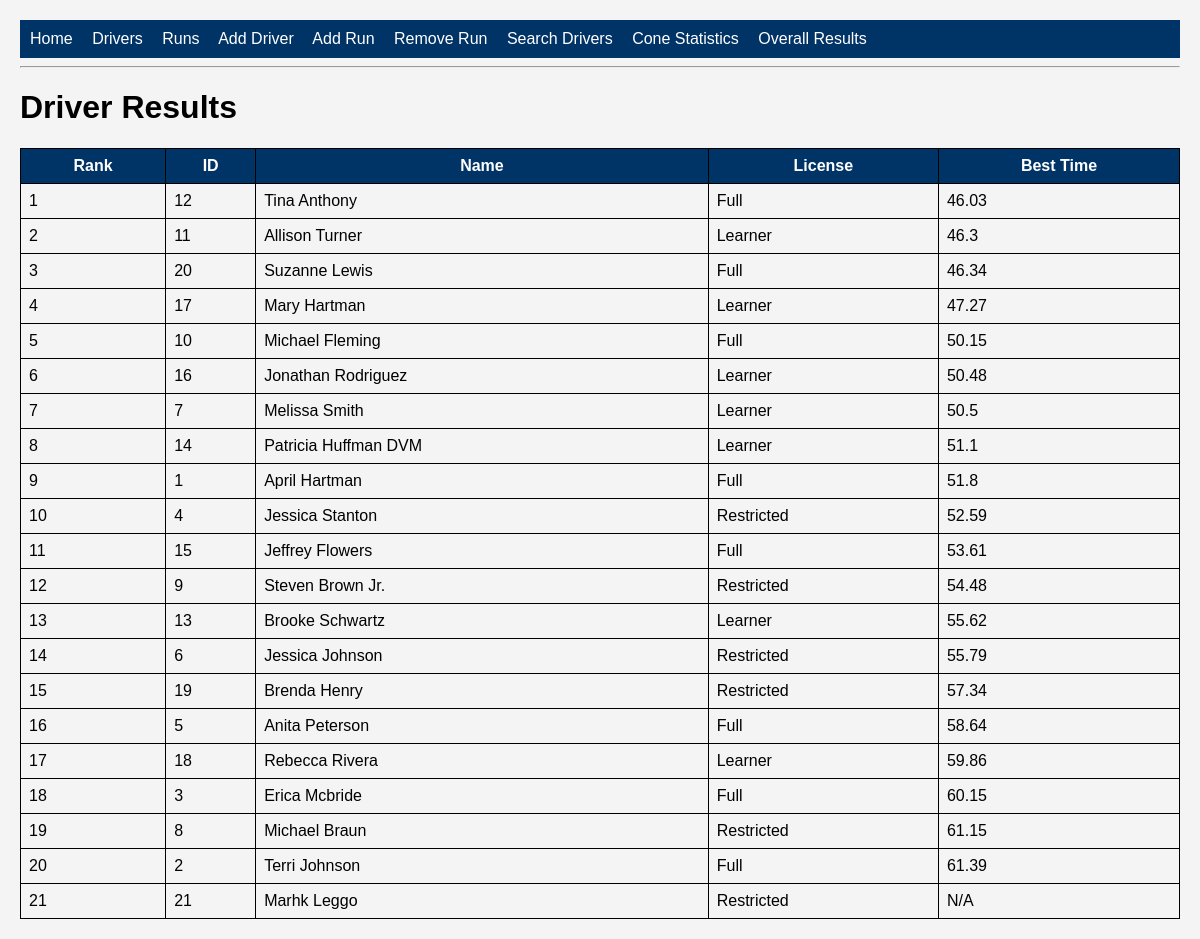
The app's page /results with its own data.
### tables this page shows
CREATE TABLE drivers (

    id INTEGER PRIMARY KEY,

    name TEXT NOT NULL,

    license_type TEXT NOT NULL

);

### app.py (the view)
@app.route("/results")
def results():
    conn = sqlite3.connect(DB_PATH)
    cursor = conn.cursor()
    cursor.execute(
        """
        SELECT *
        FROM drivers
        """
    )
    drivers = cursor.fetchall()
    cursor.execute(
        """

        SELECT

        runs.driver_id,

        courses.course_name,

        runs.run_time,

        runs.cones

        FROM runs

        JOIN courses

        ON runs.course_id = courses.id

        """
    )
    runs = cursor.fetchall()
    conn.close()
    driver_results_list = []
    for driver_id, name, license_type in drivers:
        adjusted_time_a = None
        adjusted_time_b = None
        for d_id, course_name, run_time, cones in runs:
            if d_id == driver_id:
                current_adjusted_time = (
                    run_time + (cones * 2)
                )
                if course_name == "Course A":
                    if (
                        adjusted_time_a is None
                        or current_adjusted_time < adjusted_time_a
                    ):
                        adjusted_time_a = (
                            current_adjusted_time
                        )
                elif course_name == "Course B":
                    if (
                        adjusted_time_b is None
                        or current_adjusted_time < adjusted_time_b
                    ):
                        adjusted_time_b = (
                            current_adjusted_time
                        )
        if (
            adjusted_time_a is not None
            and adjusted_time_b is not None
        ):
            best_overall_time = min(
                adjusted_time_a,
                adjusted_time_b
            )
        elif adjusted_time_a is not None:
            best_overall_time = adjusted_time_a
        elif adjusted_time_b is not None:
            best_overall_time = adjusted_time_b
        else:
            best_overall_time = "N/A"
        driver_results_list.append(
            (
                driver_id,
                name,
                license_type,
                best_overall_time
            )
        )
    sorted_driver_results = sorted(
        driver_results_list,
        key=lambda x:
        (
            x[3]
            if isinstance(
                x[3],
                (int, float)
            )
            else float("inf")
        )
    )
    return render_template(
        "results.html",
        results=sorted_driver_results
    )

### templates/results.html
{% extends "base.html" %}
{% block content %}
<h1>Driver Results</h1>
<table>
<tr>
<th>Rank</th>
<th>ID</th>
<th>Name</th>
<th>License</th>
<th>Best Time</th>
</tr>
{% for driver in results %}
<tr>
<td>{{ loop.index }}</td>
<td>{{ driver[0] }}</td>
<td>{{ driver[1] }}</td>
<td>{{ driver[2] }}</td>
<td>{{ driver[3] }}</td>
</tr>
{% endfor %}
</table>
{% endblock %}

### static/style.css (style rules this page uses)
body { font-family: Arial, sans-serif; background-color: #f4f4f4; margin: 20px; }
table { border-collapse: collapse; width: 100%; }
th, td { border: 1px solid black; padding: 8px; }
th { background-color: #003366; color: white; }

### records on screen
drivers: id "12", name "Tina Anthony", license_type "Full", driver "46.03"
drivers: id "11", name "Allison Turner", license_type "Learner", driver "46.3"
drivers: id "20", name "Suzanne Lewis", license_type "Full", driver "46.34"
drivers: id "17", name "Mary Hartman", license_type "Learner", driver "47.27"
drivers: id "10", name "Michael Fleming", license_type "Full", driver "50.15"
drivers: id "16", name "Jonathan Rodriguez", license_type "Learner", driver "50.48"
drivers: id "7", name "Melissa Smith", license_type "Learner", driver "50.5"
drivers: id "14", name "Patricia Huffman DVM", license_type "Learner", driver "51.1"
drivers: id "1", name "April Hartman", license_type "Full", driver "51.8"
drivers: id "4", name "Jessica Stanton", license_type "Restricted", driver "52.59"
drivers: id "15", name "Jeffrey Flowers", license_type "Full", driver "53.61"
drivers: id "9", name "Steven Brown Jr.", license_type "Restricted", driver "54.48"
drivers: id "13", name "Brooke Schwartz", license_type "Learner", driver "55.62"
drivers: id "6", name "Jessica Johnson", license_type "Restricted", driver "55.79"
drivers: id "19", name "Brenda Henry", license_type "Restricted", driver "57.34"
drivers: id "5", name "Anita Peterson", license_type "Full", driver "58.64"
drivers: id "18", name "Rebecca Rivera", license_type "Learner", driver "59.86"
drivers: id "3", name "Erica Mcbride", license_type "Full", driver "60.15"
drivers: id "8", name "Michael Braun", license_type "Restricted", driver "61.15"
drivers: id "2", name "Terri Johnson", license_type "Full", driver "61.39"
drivers: id "21", name "Marhk Leggo", license_type "Restricted", driver "N/A"
